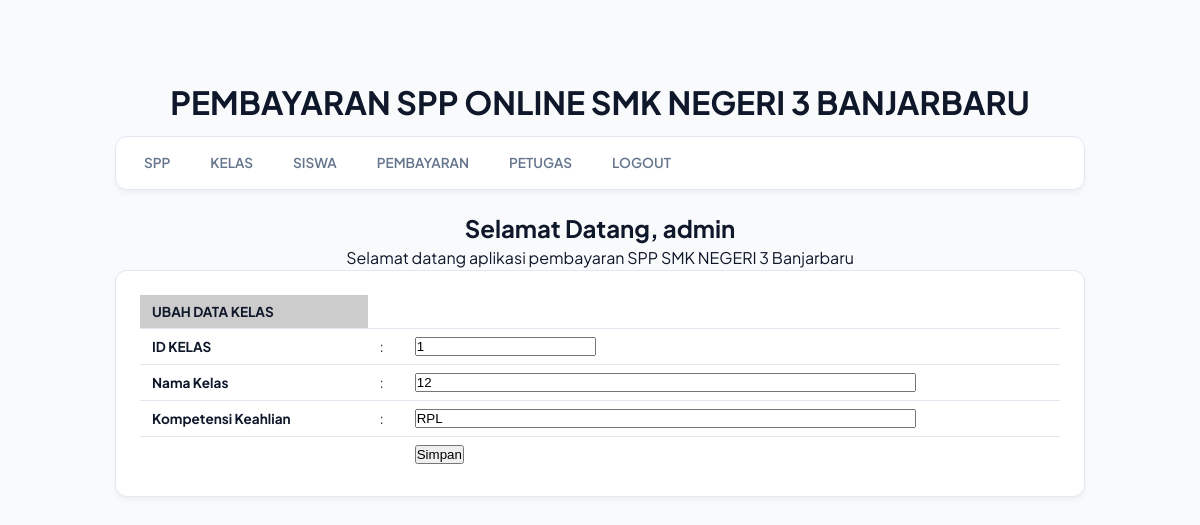
The page /spp_oyan/admin/halaman_admin.php?open=edit_kelas&id_kelas=1 (signed in) on the database its author committed.
### tables this page shows
CREATE TABLE `kelas` (
  `id_kelas` varchar(5) NOT NULL,
  `nama_kelas` varchar(10) NOT NULL,
  `kompetensi_keahlian` varchar(30) NOT NULL
);

### spp_oyan/admin/edit_kelas.php (the view, shortened to what this page needs)
<?php
include_once "../src/koneksi.php";
$id_kelas   = $_GET['id_kelas'];
$sql        = mysqli_query($koneksi, "SELECT * FROM kelas WHERE id_kelas ='$id_kelas'");
$data       = mysqli_fetch_array($sql);
?>
<form action="<?php $_SERVER['PHP_SELF']; ?>" method="post" name="form1" target="_self" >
  <table class="table-list" width="650" border="0" cellspacing="1" cellpadding="3">
    <tr>
      <td bgcolor="#CCCCCC"><strong>UBAH DATA KELAS </strong></td>
      <td>&nbsp;</td>
      <td>&nbsp;</td>
    </tr>
    <tr>
      <td width="182"><strong>ID KELAS </strong></td>
      <td width="6">:</td>
      <td width="440"><input name="id_kelas" type="text" value="<?php echo $data['id_kelas']; ?>"
        readonly = "true" /></td>
    </tr>
    <tr>
      <td><strong>Nama Kelas </strong></td>
      <td>:</td>
      <td><input name="nama_kelas" type="text" value="<?php echo $data['nama_kelas']; ?>"
        size="60" maxlength="100" /></td>
    </tr>
    <tr>
      <td><strong>Kompetensi Keahlian </strong></td>
      <td>:</td>
      <td><input name="kompetensi_keahlian" type="text" value="<?php echo $data['kompetensi_keahlian']; ?>"
        size="60" maxlength="100" /></td>
    </tr>
    <tr>
      <td>&nbsp;</td>
      <td>&nbsp;</td>
      <td><input name="btnSimpan" type="submit" id="btnSimpan" value="Simpan" /></td>
    </tr>
  </table>
</form>

### spp_oyan/src/style.css (style rules this page uses)
:root { --primary: #4f46e5; --bg-main: #f8fafc; --card-bg: #ffffff; --text-dark: #0f172a; --text-muted: #64748b; --border-color: #e2e8f0; --radius: 12px; --shadow: 0 4px 6px -1px rgba(0, 0, 0, 0.05); }
* { box-sizing: border-box; margin: 0; padding: 0; }
body { background-color: var(--bg-main); font-family: 'Plus Jakarta Sans', sans-serif; color: var(--text-dark); line-height: 1.5; padding-bottom: 40px; }
table { width: 100%; border-collapse: collapse; background: var(--card-bg); text-align: left; font-size: 0.85rem; }
td { padding: 8px 12px; border-bottom: 1px solid var(--border-color); color: var(--text-dark); white-space: nowrap; }
tr:last-child td { border-bottom: none; }

### rows shown on the page
kelas: id_kelas "1", nama_kelas "12", kompetensi_keahlian "RPL"

### other values the page prints
$_SESSION['username'] "admin"
